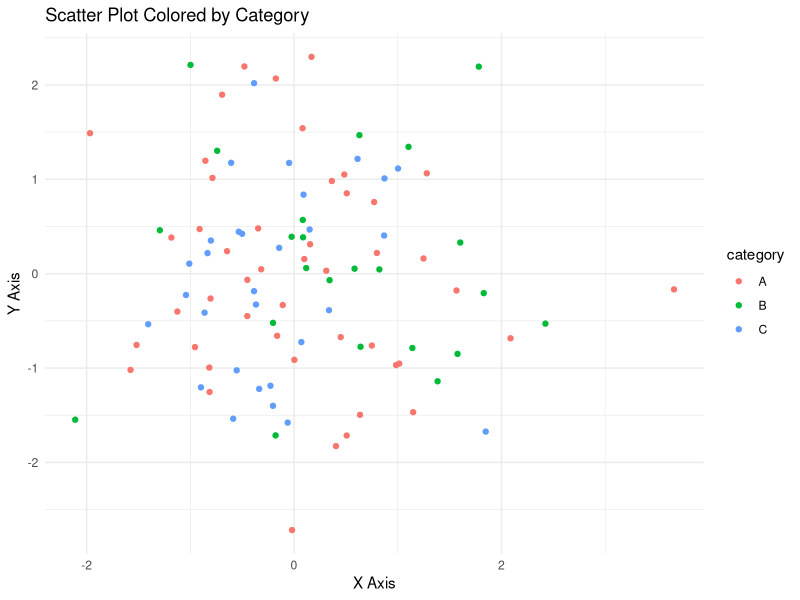

The R script that drew this image:
#Demonstrate how to save a plot as a PDF file.
library(ggplot2)
data <- data.frame(
  x = rnorm(100),        
  y = rnorm(100),       
  category = sample(c("A", "B", "C"), 100, replace = TRUE) 
)
plot <- ggplot(data, aes(x = x, y = y, color = category)) +
  geom_point() +                      # Add points
  labs(title = "Scatter Plot Colored by Category", 
       x = "X Axis", 
       y = "Y Axis") + 
  theme_minimal()

# Save the plot as a PDF file
ggsave("scatter_plot.pdf", plot = plot, width = 8, height = 6)
